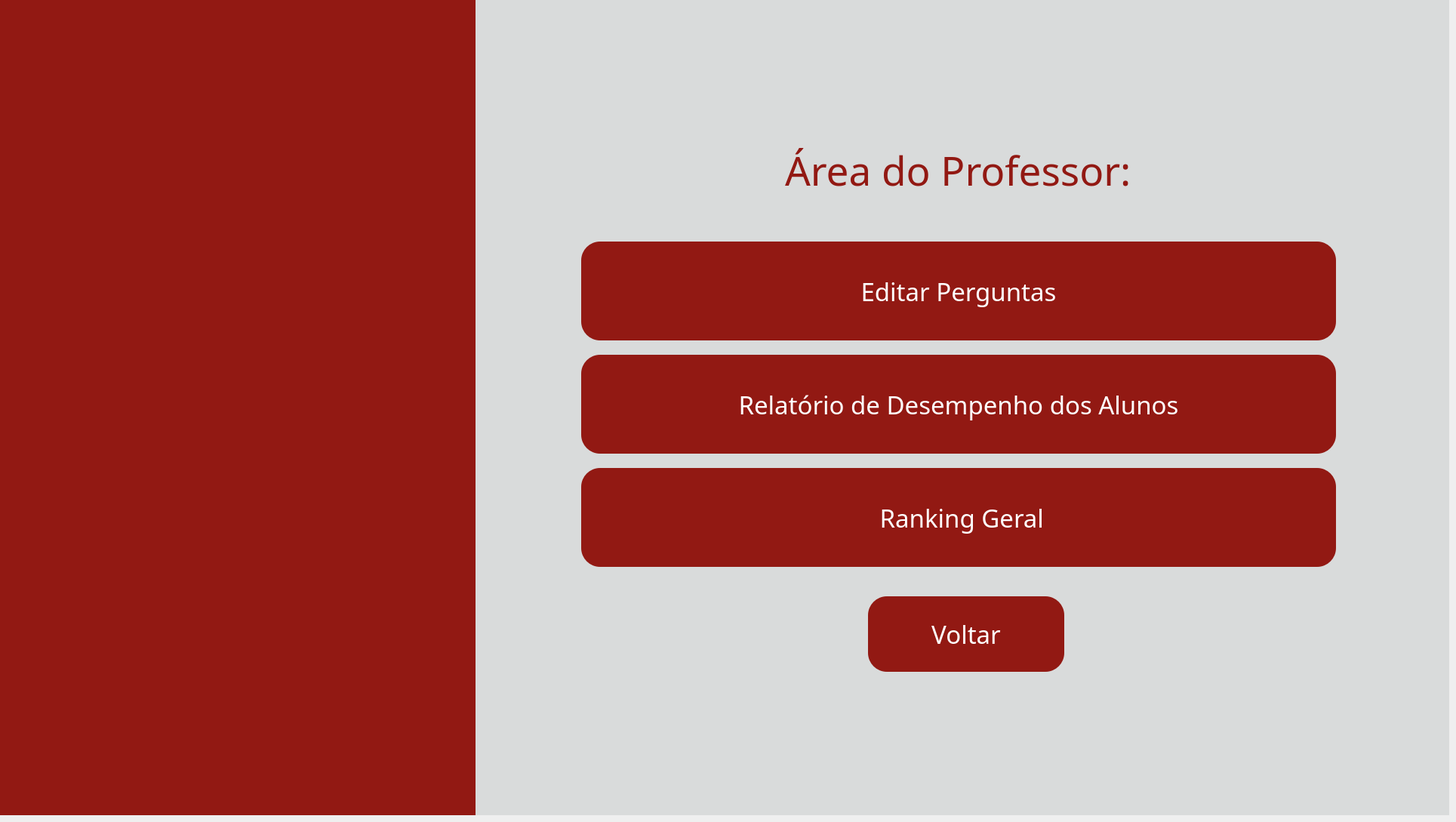
    <widget class="QWidget" name="pg_areaprof">
     <widget class="QWidget" name="fundo_areaprof" native="true">
      <property name="geometry">
       <rect>
        <x>0</x>
        <y>0</y>
        <width>1920</width>
        <height>1080</height>
       </rect>
      </property>
      <property name="styleSheet">
       <string notr="true">background-color: #d9dbdb</string>
      </property>
      <widget class="QWidget" name="barra_areaprof" native="true">
       <property name="geometry">
        <rect>
         <x>0</x>
         <y>0</y>
         <width>630</width>
         <height>1080</height>
        </rect>
       </property>
       <property name="styleSheet">
        <string notr="true">background-color: #921913;</string>
       </property>
       <widget class="QLabel" name="img_fundo_areaprof">
        <property name="geometry">
         <rect>
          <x>-60</x>
          <y>-60</y>
          <width>731</width>
          <height>1200</height>
         </rect>
        </property>
        <property name="text">
         <string/>
        </property>
        <property name="pixmap">
         <pixmap>../images/fundoetec.png</pixmap>
        </property>
        <property name="scaledContents">
         <bool>true</bool>
        </property>
       </widget>
      </widget>
      <widget class="QLabel" name="lbl_titulo_areaprof">
       <property name="geometry">
        <rect>
         <x>1040</x>
         <y>130</y>
         <width>481</width>
         <height>190</height>
        </rect>
       </property>
       <property name="font">
        <font>
         <family>Arbutus Slab</family>
         <pointsize>40</pointsize>
        </font>
       </property>
       <property name="styleSheet">
        <string notr="true">color: #921913;</string>
       </property>
       <property name="text">
        <string>Área do Professor:</string>
       </property>
      </widget>
      <widget class="QPushButton" name="btn_voltarloginprof">
       <property name="geometry">
        <rect>
         <x>1150</x>
         <y>790</y>
         <width>260</width>
         <height>100</height>
        </rect>
       </property>
       <property name="font">
        <font>
         <family>Arbutus Slab</family>
         <pointsize>25</pointsize>
        </font>
       </property>
       <property name="styleSheet">
        <string notr="true">QPushButton{
    background-color: #921913;
    border: none;
    border-radius: 25px;
    color: white;
}

QPushButton:hover{
    background-color: #7a1410;
}

QPushButton:pressed{
    background-color: #5a0f0c;
}</string>
       </property>
       <property name="text">
        <string>Voltar</string>
       </property>
      </widget>
      <widget class="QPushButton" name="btn_relatoriogeral">
       <property name="geometry">
        <rect>
         <x>770</x>
         <y>470</y>
         <width>1000</width>
         <height>131</height>
        </rect>
       </property>
       <property name="font">
        <font>
         <family>Arbutus Slab</family>
         <pointsize>25</pointsize>
        </font>
       </property>
       <property name="styleSheet">
        <string notr="true">QPushButton{
    background-color: #921913;
    border: none;
    border-radius: 25px;
    color: white;
}

QPushButton:hover{
    background-color: #7a1410;
}

QPushButton:pressed{
    background-color: #5a0f0c;
}</string>
       </property>
       <property name="text">
        <string>Relatório de Desempenho dos Alunos</string>
       </property>
      </widget>
      <widget class="QPushButton" name="btn_editarperguntas">
       <property name="geometry">
        <rect>
         <x>770</x>
         <y>320</y>
         <width>1000</width>
         <height>131</height>
        </rect>
       </property>
       <property name="font">
        <font>
         <family>Arbutus Slab</family>
         <pointsize>25</pointsize>
        </font>
       </property>
       <property name="styleSheet">
        <string notr="true">QPushButton{
    background-color: #921913;
    border: none;
    border-radius: 25px;
    color: white;
}

QPushButton:hover{
    background-color: #7a1410;
}

QPushButton:pressed{
    background-color: #5a0f0c;
}</string>
       </property>
       <property name="text">
        <string>Editar Perguntas</string>
       </property>
      </widget>
      <widget class="QPushButton" name="btn_ranking">
       <property name="geometry">
        <rect>
         <x>770</x>
         <y>620</y>
         <width>1000</width>
         <height>131</height>
        </rect>
       </property>
       <property name="font">
        <font>
         <family>Arbutus Slab</family>
         <pointsize>25</pointsize>
        </font>
       </property>
       <property name="styleSheet">
        <string notr="true">QPushButton{
    background-color: #921913;
    border: none;
    border-radius: 25px;
    color: white;
}

QPushButton:hover{
    background-color: #7a1410;
}

QPushButton:pressed{
    background-color: #5a0f0c;
}</string>
       </property>
       <property name="text">
        <string> Ranking Geral</string>
       </property>
      </widget>
      <widget class="QLabel" name="lbl_logo_cps_areaprof">
       <property name="geometry">
        <rect>
         <x>1550</x>
         <y>940</y>
         <width>111</width>
         <height>71</height>
        </rect>
       </property>
       <property name="text">
        <string/>
       </property>
       <property name="pixmap">
        <pixmap>../images/logocps.png</pixmap>
       </property>
       <property name="scaledContents">
        <bool>true</bool>
       </property>
      </widget>
      <widget class="QLabel" name="lbl_logo_etec_areaprof">
       <property name="geometry">
        <rect>
         <x>1690</x>
         <y>950</y>
         <width>151</width>
         <height>91</height>
        </rect>
       </property>
       <property name="text">
        <string/>
       </property>
       <property name="pixmap">
        <pixmap>../images/logoetec.png</pixmap>
       </property>
       <property name="scaledContents">
        <bool>true</bool>
       </property>
      </widget>
     </widget>
    </widget>
